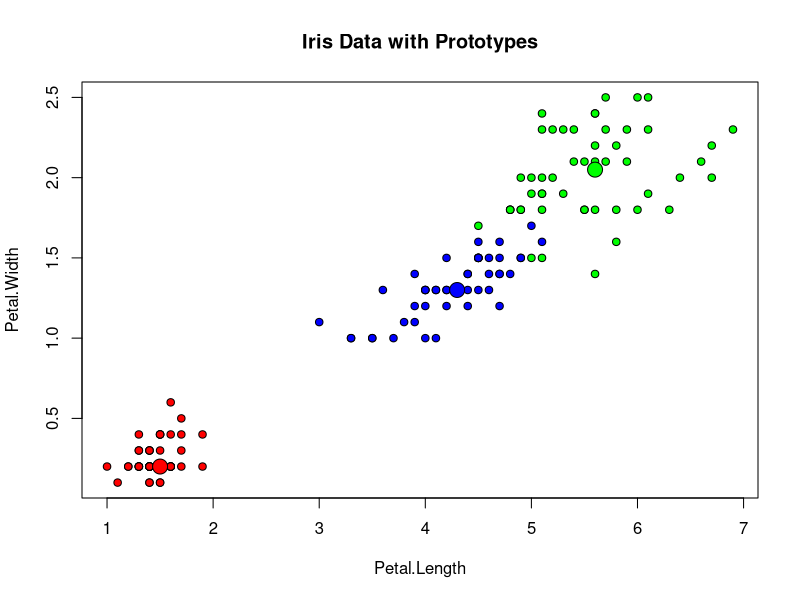

Recreate this plot in R.
# Dataset overview
# https://vincentarelbundock.github.io/Rdatasets/datasets.html

USArrests
data <- USArrests
#Whats going on?
help(USArrests)


#Feature construction
last.letter.vowel = c()
for(i in 1:dim(USArrests)[1]) {
  state.name = rownames(USArrests)[i]
  lenth.of.state.name = nchar(state.name)
  last.letter = substr(state.name,lenth.of.state.name, lenth.of.state.name)
  if (last.letter %in% c('a','e','i','o','u','y')) {
    last.letter.vowel<-c(last.letter.vowel,1)
  }
  else {
    last.letter.vowel<-c(last.letter.vowel,0)
  }
}

data = cbind(data,last.letter.vowel)


install.packages('randomForest')
library(randomForest)

#https://cran.r-project.org/web/packages/randomForest/randomForest.pdf

data(iris)
iris
# https://www.rdocumentation.org/packages/utils/versions/3.4.3/topics/data

iris.rf <- randomForest(iris[,-5], iris[,5], prox=TRUE)
# -5 removes column 5
# 5 selects only column 5
# note use of = sign
# Note documentation doesn't indicate boolean type expected
?randomForest
importance(iris.rf)
iris.rf.2 <- randomForest(iris[,3:4], iris[,5], prox=TRUE)
iris.rf.2




#Plotting nice
iris.p <- classCenter(iris[,-5], iris[,5], iris.rf$prox)
plot(iris[,3], iris[,4], pch=21, xlab=names(iris)[3], ylab=names(iris)[4],
     bg=c("red", "blue", "green")[as.numeric(factor(iris$Species))],
     main="Iris Data with Prototypes")
points(iris.p[,3], iris.p[,4], pch=21, cex=2, bg=c("red", "blue", "green"))